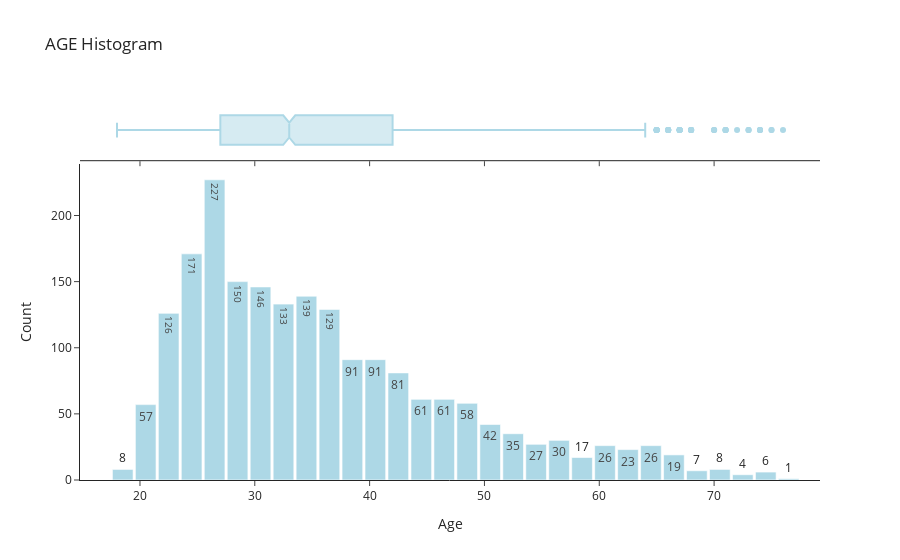
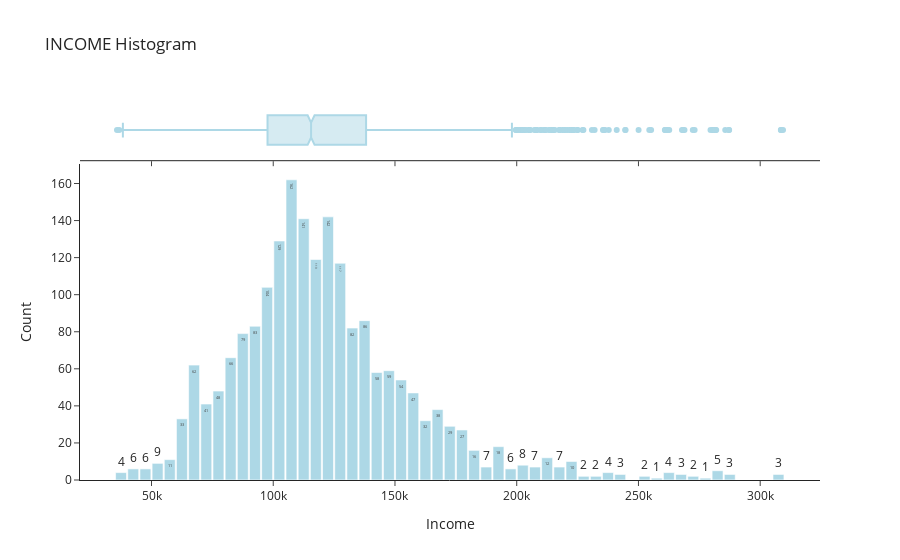

Here is the notebook cell these charts were saved with, in order:
### Markdown cell above
خب با توجه به نمودار های بالا تا اینجا متوجه شدیم نسبت مشتریان آقا نسبت به خانوم ها بیشتر است
همچنین وضعیت تاهل مشتریان مجرد بسیار زیاد است و برابری میکند با جمع مشتریان متاهل یا مطلقه و ... 
در ادامه هم بیشتر مشتریان دارای تحصیلات دبیرستانی هستند که تقریبا نشان میدهد جوانان بیشترین مشتری این فروشگاه هستند.
همچنین موقعیت شغلی مشتریان بیشتر کارمندان هستند که در شهرهای موچک زندگی میکنند


Well, according to the graphs above, we have noticed that the proportion of male customers is higher than female customers
Also, the marital status of single customers is very high and is equal to the total number of married or divorced customers and...
Furthermore, most of the customers have high school education, which almost shows that young people are the most customers of this store.
Also, the job position of most of the clients are employees who live in Mochek cities

### Code cell
for i in num_columns:
    fig = px.histogram(df, 
                   x=i, 
                   marginal='box', 
                   text_auto=True,
                   color_discrete_sequence  = ['lightblue'],
                   template='simple_white',
                   title=i.upper() + ' Histogram')

    fig.update_layout(xaxis_title=i,yaxis_title="Count", bargap=0.1)
    
    fig.show()

### Figure 1 — Plotly figure (JSON) as saved in the notebook; plotly's stock layout.template omitted (floating-point values rounded to 4 significant figures; data arrays with more than 128 entries replaced by an {"elided": "..."} marker saying what was removed)
{"data": [{"alignmentgroup": "True", "bingroup": "x", "hovertemplate": "Age=%{x}<br>count=%{y}<extra></extra>", "legendgroup": "", "marker": {"color": "lightblue", "pattern": {"shape": ""}}, "name": "", "offsetgroup": "", "orientation": "v", "showlegend": false, "texttemplate": "%{value}", "type": "histogram", "x": {"elided": "2000 int values"}, "xaxis": "x", "yaxis": "y"}, {"alignmentgroup": "True", "hovertemplate": "Age=%{x}<extra></extra>", "legendgroup": "", "marker": {"color": "lightblue"}, "name": "", "notched": true, "offsetgroup": "", "showlegend": false, "type": "box", "x": {"elided": "2000 int values"}, "xaxis": "x2", "yaxis": "y2"}], "layout": {"bargap": 0.1, "barmode": "relative", "legend": {"tracegroupgap": 0}, "title": {"text": "AGE Histogram"}, "xaxis": {"anchor": "y", "domain": [0, 1], "title": {"text": "Age"}}, "xaxis2": {"anchor": "y2", "domain": [0, 1], "matches": "x", "showticklabels": false}, "yaxis": {"anchor": "x", "domain": [0, 0.8316], "title": {"text": "Count"}}, "yaxis2": {"anchor": "x2", "domain": [0.8416, 1], "matches": "y2", "showline": false, "showticklabels": false, "ticks": ""}}}

### Figure 2 — Plotly figure (JSON) as saved in the notebook; plotly's stock layout.template omitted (floating-point values rounded to 4 significant figures; data arrays with more than 128 entries replaced by an {"elided": "..."} marker saying what was removed)
{"data": [{"alignmentgroup": "True", "bingroup": "x", "hovertemplate": "Income=%{x}<br>count=%{y}<extra></extra>", "legendgroup": "", "marker": {"color": "lightblue", "pattern": {"shape": ""}}, "name": "", "offsetgroup": "", "orientation": "v", "showlegend": false, "texttemplate": "%{value}", "type": "histogram", "x": {"elided": "2000 int values"}, "xaxis": "x", "yaxis": "y"}, {"alignmentgroup": "True", "hovertemplate": "Income=%{x}<extra></extra>", "legendgroup": "", "marker": {"color": "lightblue"}, "name": "", "notched": true, "offsetgroup": "", "showlegend": false, "type": "box", "x": {"elided": "2000 int values"}, "xaxis": "x2", "yaxis": "y2"}], "layout": {"bargap": 0.1, "barmode": "relative", "legend": {"tracegroupgap": 0}, "title": {"text": "INCOME Histogram"}, "xaxis": {"anchor": "y", "domain": [0, 1], "title": {"text": "Income"}}, "xaxis2": {"anchor": "y2", "domain": [0, 1], "matches": "x", "showticklabels": false}, "yaxis": {"anchor": "x", "domain": [0, 0.8316], "title": {"text": "Count"}}, "yaxis2": {"anchor": "x2", "domain": [0.8416, 1], "matches": "y2", "showline": false, "showticklabels": false, "ticks": ""}}}
